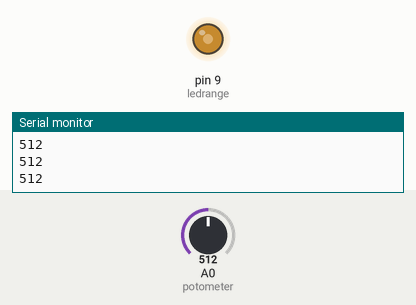
Recording of a sketch running on a simulated Arduino Uno, built with avr-gcc and run on an emulated ATmega328P. Shown: output pins drawn as LEDs (lit = HIGH), the last lines printed to the serial monitor. Inputs (shaded band) come from the test bench; at power-on: A0 (potometer) = 512.

Above: at 1.2 s.
1.3 s: A0 (potometer) set to 716
At 2.5 s:
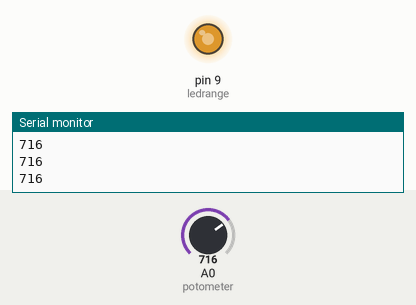
2.8 s: A0 (potometer) set to 900
At 3.9 s:
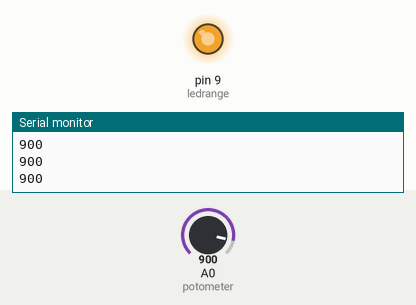
4.3 s: A0 (potometer) set to 122
At 4.9 s:
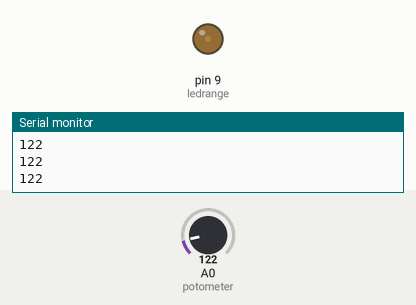
5.8 s: A0 (potometer) set to 0
At 6.1 s:
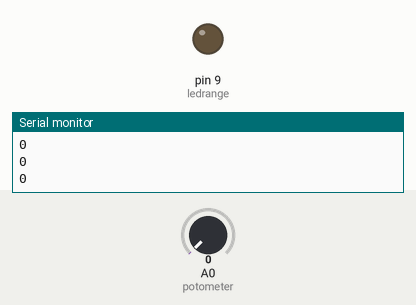
Timing chart, 0 to 8.3 s (numbered marks = the images above; inputs shaded):
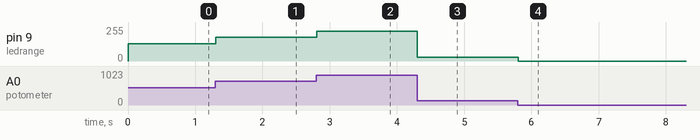

Measured:
- after the input at 1.3 s, pin 9 (ledrange): 128/255 → 179/255 at once
- after the input at 2.8 s, pin 9 (ledrange): 179/255 → 225/255 at once
- after the input at 4.3 s, pin 9 (ledrange): 225/255 → 30/255 at once
- after the input at 5.8 s, pin 9 (ledrange): 30/255 → 0/255 at once

The sketch:

potometer-base-dimmer.ino
```cpp
int potometer = A0;
int ledrange = 9;

void setup() {
  // put your setup code here, to run once:
  Serial.begin(9600);
  pinMode (ledrange, OUTPUT);
}

void loop() {
  // put your main code here, to run repeatedly:
  int poto = analogRead (potometer);
  Serial.println (poto);
  poto = poto/4;

  analogWrite (ledrange, poto);
}
```
